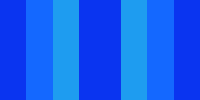
                 <widget class="QWidget" name="ETCS_fields_C">
                  <layout class="QHBoxLayout" name="horizontalLayout_2">
                   <property name="spacing">
                    <number>0</number>
                   </property>
                   <property name="leftMargin">
                    <number>0</number>
                   </property>
                   <property name="topMargin">
                    <number>0</number>
                   </property>
                   <property name="rightMargin">
                    <number>0</number>
                   </property>
                   <property name="bottomMargin">
                    <number>0</number>
                   </property>
                   <item>
                    <widget class="dmiLabel" name="fieldC2" native="true">
                     <property name="sizePolicy">
                      <sizepolicy hsizetype="Preferred" vsizetype="Preferred">
                       <horstretch>37</horstretch>
                       <verstretch>0</verstretch>
                      </sizepolicy>
                     </property>
                     <property name="styleSheet">
                      <string notr="true">background:rgb(10,52,240)
</string>
                     </property>
                    </widget>
                   </item>
                   <item>
                    <widget class="dmiLabel" name="fieldC3" native="true">
                     <property name="sizePolicy">
                      <sizepolicy hsizetype="Preferred" vsizetype="Preferred">
                       <horstretch>37</horstretch>
                       <verstretch>0</verstretch>
                      </sizepolicy>
                     </property>
                     <property name="styleSheet">
                      <string notr="true">background:rgb(20,104,255)
</string>
                     </property>
                    </widget>
                   </item>
                   <item>
                    <widget class="dmiLabel" name="fieldC4" native="true">
                     <property name="sizePolicy">
                      <sizepolicy hsizetype="Preferred" vsizetype="Preferred">
                       <horstretch>37</horstretch>
                       <verstretch>0</verstretch>
                      </sizepolicy>
                     </property>
                     <property name="styleSheet">
                      <string notr="true">background:rgb(30,156,240)
</string>
                     </property>
                    </widget>
                   </item>
                   <item>
                    <widget class="dmiLabel" name="fieldC1" native="true">
                     <property name="sizePolicy">
                      <sizepolicy hsizetype="Preferred" vsizetype="Preferred">
                       <horstretch>58</horstretch>
                       <verstretch>0</verstretch>
                      </sizepolicy>
                     </property>
                     <property name="styleSheet">
                      <string notr="true">background:rgb(10,52,240)
</string>
                     </property>
                    </widget>
                   </item>
                   <item>
                    <widget class="dmiLabel" name="fieldC5" native="true">
                     <property name="sizePolicy">
                      <sizepolicy hsizetype="Preferred" vsizetype="Preferred">
                       <horstretch>37</horstretch>
                       <verstretch>0</verstretch>
                      </sizepolicy>
                     </property>
                     <property name="styleSheet">
                      <string notr="true">background:rgb(30,156,240)
</string>
                     </property>
                    </widget>
                   </item>
                   <item>
                    <widget class="dmiLabel" name="fieldC6" native="true">
                     <property name="sizePolicy">
                      <sizepolicy hsizetype="Preferred" vsizetype="Preferred">
                       <horstretch>37</horstretch>
                       <verstretch>0</verstretch>
                      </sizepolicy>
                     </property>
                     <property name="styleSheet">
                      <string notr="true">background:rgb(20,104,255)
</string>
                     </property>
                    </widget>
                   </item>
                   <item>
                    <widget class="dmiLabel" name="fieldC7" native="true">
                     <property name="sizePolicy">
                      <sizepolicy hsizetype="Preferred" vsizetype="Preferred">
                       <horstretch>37</horstretch>
                       <verstretch>0</verstretch>
                      </sizepolicy>
                     </property>
                     <property name="styleSheet">
                      <string notr="true">background:rgb(10,52,240)
</string>
                     </property>
                    </widget>
                   </item>
                  </layout>
                 </widget>
